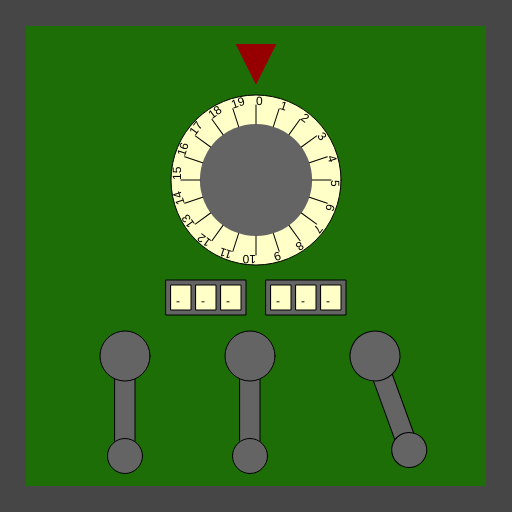
Frame 1 (no input)
Frame 60 (no input): identical to frame 1, image omitted
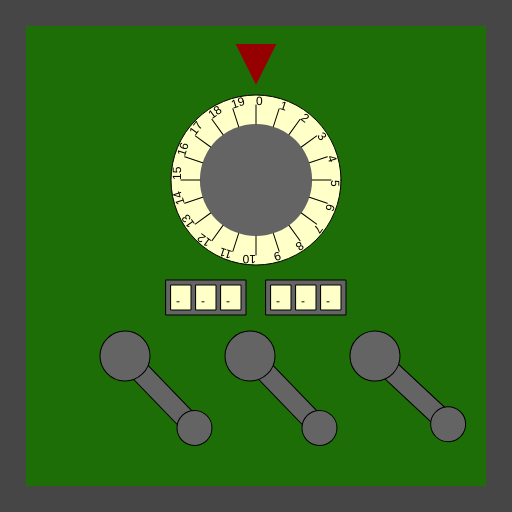
Frame 120 (the mouse pressed at the canvas centre since frame 60)

The p5.js sketch that drew these frames (run headless with seeded random() and noise() and a simulated clock; from frame 60 on, the mouse is pressed at the canvas centre):

// p5.js sketch
// ── sketch.js
/*

Officer: 2816450
CaseNum: 303-3-93000869-2816450

Case 303 - The Case of the Crooked Attorney
Stage 4 - The Courthouse

Torvalds has his final safe in his courthouse chambers. Luckily there is a court case proceeding.
You can sneak into his chambers whilst he makes his closing statement.

Crack the safe by doing the following:

	When any key is pressed:
	- Use the 'random' function to produce random values ranging from 2 to 10.
	- Assign the output to secretStorageComb_a

	When the mouse button is released:
	- Use the 'map' function to scale mouseX to values ranging from 3 to 17.
	- Assign the output to secretStorageComb_b

	When any key is pressed:
	- Make secretStorageComb_c equal to the value of 'keyCode'

	When the mouse button is pressed:
	- Use the 'map' function to scale mouseY to values ranging from 21 to 67.
	- Assign the output to secretStorageComb_d

	When the mouse button is pressed:
	- Use the 'map' function to scale mouseY to values ranging from 10 to 78.
	- Assign the output to secretStorageComb_e

	Whilst the mouse is moving:
	- Use the 'map' function to scale mouseY to values ranging from 20 to 74.
	- Assign the output to secretStorageComb_f



This time you'll need to create the relevant event handlers yourself.

There are many possible ways of investigating this case, but you
should use ONLY the following commands:

	- The assignment operator aka. the equals sign !
	- mouseX, mouseY
	- key, keyCode
	- random
	- map

*/

//declare the variables

var secretStorageComb_a;
var secretStorageComb_b;
var secretStorageComb_c;
var secretStorageComb_d;
var secretStorageComb_e;
var secretStorageComb_f;


function preload()
{
	//IMAGES WILL BE LOADED HERE

}

function setup()
{
	createCanvas(512,512);

	//initialise the variables
	secretStorageComb_a = 0;
	secretStorageComb_b = "";
	secretStorageComb_c = "";
	secretStorageComb_d = 0;
	secretStorageComb_e = 0;
	secretStorageComb_f = 0;

}

///////////////////EVENT HANDLERS///////////////////

//Create event handlers here to open the safe ...
// When any key is pressed:
// - Use the 'random' function to produce random values ranging from 2 to 10.
// - Assign the output to secretStorageComb_a

// When the mouse button is released:
// - Use the 'map' function to scale mouseX to values ranging from 3 to 17.
// - Assign the output to secretStorageComb_b

// When any key is pressed:
// - Make secretStorageComb_c equal to the value of 'keyCode'

// When the mouse button is pressed:
// - Use the 'map' function to scale mouseY to values ranging from 21 to 67.
// - Assign the output to secretStorageComb_d

// When the mouse button is pressed:
// - Use the 'map' function to scale mouseY to values ranging from 10 to 78.
// - Assign the output to secretStorageComb_e

// Whilst the mouse is moving:
// - Use the 'map' function to scale mouseY to values ranging from 20 to 74.
// - Assign the output to secretStorageComb_f

function keyPressed()
{
	secretStorageComb_a = random(2, 10);
	secretStorageComb_c = keyCode;
}
function mouseReleased()
{
	secretStorageComb_b = map(mouseX,0, width, 3, 17);
}
function mousePressed()
{
	secretStorageComb_d = map(mouseY,0, width, 21, 67);
	secretStorageComb_e = map(mouseY,0, width, 10, 78);
}
function mouseMoved()
{
	secretStorageComb_f = map(mouseY,0, width, 20, 74);
}

///////////////DO NOT CHANGE CODE BELOW THIS POINT///////////////////

function draw()
{

	//Draw the safe door
	background(70);
	noStroke();
	fill(29,110,6);
	rect(26,26,width-52,width-52);

	//Draw the combination dial
	push();
	translate(256,180);
	drawDial(170,secretStorageComb_a,20);
	pop();

	//Draw the spinners
	push();
	translate(206,280);
	drawSpinner(3, secretStorageComb_b);
	pop();

	push();
	translate(306,280);
	drawSpinner(3, secretStorageComb_c);
	pop();

	//Draw the levers
	push();
	translate(125,356);
	drawLever(secretStorageComb_d);
	pop();

	push();
	translate(250,356);
	drawLever(secretStorageComb_e);
	pop();

	push();
	translate(375,356);
	drawLever(secretStorageComb_f);
	pop();

}

function drawDial(diameter,num,maxNum)
{
	//the combination lock

	var r = diameter * 0.5;
	var p = r * 0.6;

	stroke(0);
	fill(255,255,200);
	ellipse(0,0,diameter,diameter);
	fill(100);
	noStroke();
	ellipse(0,0,diameter*0.66,diameter*0.66);
	fill(150,0,0);
	triangle(
		-p * 0.4,-r-p,
		p * 0.4,-r-p,
		0,-r-p/5
	);

	noStroke();

	push();
	var inc = 360/maxNum;

	rotate(radians(-num * inc));
	for(var i = 0; i < maxNum; i++)
	{
		push();
		rotate(radians(i * inc));
		stroke(0);
		line(0,-r*0.66,0,-(r-10));
		noStroke();
		fill(0);
		text(i,0,-(r-10));
		pop();
	}

	pop();
}

function drawLever(rot)
{
	push();
	rotate(radians(-rot))
	stroke(0);
	fill(100);
	rect(-10,0,20,100);
	ellipse(0,0,50,50);
	ellipse(0,100,35,35);
	pop();
}

function drawSpinner(numSpinners, val)
{
	var sw = 20;
	var ow = (sw + 5) * numSpinners + 5;
	stroke(0);
	fill(100);
	rect(-ow/2,0,ow,35);
	if(typeof(val) == "number")
	{
		val = floor(val).toString(); //convert to string
	}
	var d = numSpinners - val.length;

	for(var d = numSpinners - val.length; d > 0; d--)
	{
		val = "-" + val;
	}

	for(var i = 0; i < numSpinners; i++)
	{
		stroke(0);
		fill(255,255,200);
		rect(-ow/2 + i * (sw + 5) + 5,5,20,25);
		fill(0);
		noStroke();
		text(val[i],-ow/2 + sw/2 + i * (sw +5),25);
	}

}
